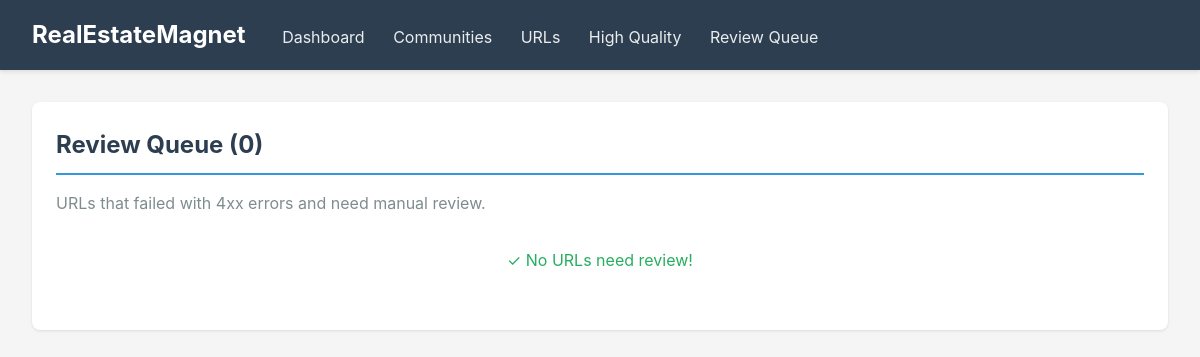
Page /review-queue on the earlier database version.
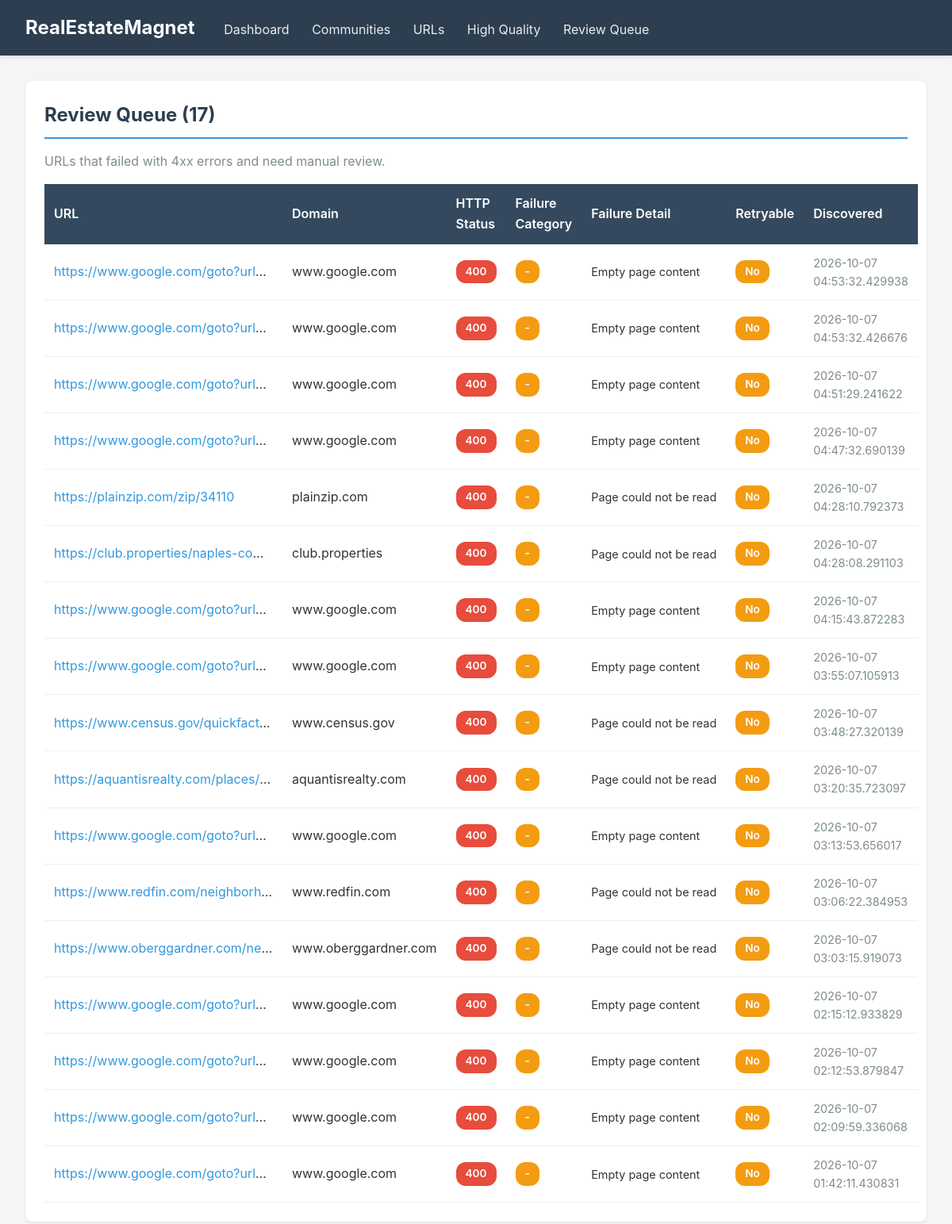
Same page on the later database version.
### modules/community/database.py (models this page shows)
class Base(DeclarativeBase):
    pass

class SourceURLRow(Base):
    __tablename__ = "source_urls"
    id = Column(Integer, primary_key=True, autoincrement=True)
    url = Column(Text, unique=True, nullable=False, index=True)
    domain = Column(String(255), index=True)
    title = Column(String(500))
    status = Column(String(30), nullable=False, index=True, default="pending")
    failure_category = Column(String(30), index=True)
    failure_detail = Column(Text)
    is_retryable = Column(Boolean, default=False)
    reviewed = Column(Boolean, default=False, index=True)
    review_note = Column(Text)
    pdf_path = Column(Text)
    screenshot_path = Column(Text)
    community_slug = Column(String(255), index=True)
    discovered_by = Column(String(50), index=True)
    discovered_at = Column(DateTime, default=lambda: datetime.now(timezone.utc))
    accessed_at = Column(DateTime)
    printed_at = Column(DateTime)
    http_status = Column(Integer)
    error_message = Column(Text)
    content_length = Column(Integer)
    captcha_detected = Column(Boolean, default=False)
    captcha_solved = Column(Boolean, default=False)
    robot_friendly = Column(Boolean, default=False, index=True)
    robots_txt_checked = Column(Boolean, default=False)
    retry_count = Column(Integer, default=0)
    steps_taken = Column(Integer, default=0)
    has_community_data = Column(Boolean, default=False, index=True)
    data_quality_score = Column(Float, default=0.0, index=True)
    data_types_found = Column(String(255))  # comma-separated: fees,amenities,demographics,proximity
    data_summary = Column(Text)  # brief summary of extracted data

### modules/web/viewer.py (the view)
@app.get("/review-queue", response_class=HTMLResponse)
async def review_queue(request: Request):
    conn = get_db()
    cursor = conn.cursor()
    try:
        cursor.execute("""
            SELECT
                url, domain, status, failure_category, failure_detail,
                http_status, is_retryable, reviewed, review_note,
                discovered_at
            FROM source_urls
            WHERE status = 'failed_4xx' AND reviewed = 0
            ORDER BY discovered_at DESC
        """)
        review_items = cursor.fetchall()
    except sqlite3.OperationalError:
        review_items = []
    conn.close()
    return templates.TemplateResponse(
        request,
        name="review_queue.html",
        context={
            "review_items": review_items,
        }
    )

### modules/web/templates/review_queue.html (shortened to what this page needs)
{% extends "base.html" %}
{% block content %}
<div class="card">
    <h2>Review Queue ({{ review_items|length }})</h2>
    <p class="text-muted">URLs that failed with 4xx errors and need manual review.</p>
    {% if review_items %}
    <table>
        <thead>
            <tr>
                <th>URL</th>
                <th>Domain</th>
                <th>HTTP Status</th>
                <th>Failure Category</th>
                <th>Failure Detail</th>
                <th>Retryable</th>
                <th>Discovered</th>
            </tr>
        </thead>
        <tbody>
            {% for item in review_items %}
            <tr>
                <td class="truncate"><a href="{{ item.url }}" target="_blank">{{ item.url }}</a></td>
                <td>{{ item.domain or '-' }}</td>
                <td><span class="badge badge-danger">{{ item.http_status or '-' }}</span></td>
                <td><span class="badge badge-warning">{{ item.failure_category or '-' }}</span></td>
                <td class="text-small truncate">{{ item.failure_detail or '-' }}</td>
                <td>
                    {% if item.is_retryable %}
                    <span class="badge badge-info">Yes</span>
                    {% else %}
                    <span class="badge badge-warning">No</span>
                    {% endif %}
                </td>
                <td class="text-muted text-small">{{ item.discovered_at }}</td>
            </tr>
            {% endfor %}
        </tbody>
    </table>
    {% else %}
    <p style="padding: 2rem; text-align: center; color: #27ae60;">✓ No URLs need review!</p>
    {% endif %}
</div>
{% endblock %}

### modules/web/templates/base.html (shortened to what this page needs)
<!DOCTYPE html>
<html lang="en">
<head>
</head>
<body>
    <nav>
        <h1>RealEstateMagnet</h1>
        <a href="/">Dashboard</a>
        <a href="/communities">Communities</a>
        <a href="/urls">URLs</a>
        <a href="/high-quality">High Quality</a>
        <a href="/review-queue">Review Queue</a>
    </nav>
    <div class="container">
        {% block content %}{% endblock %}
    </div>
</body>
</html>

### modules/web/templates/base.html (style rules this page uses)
* { margin: 0; padding: 0; box-sizing: border-box; }
body { font-family: -apple-system, BlinkMacSystemFont, 'Segoe UI', Roboto, Oxygen, Ubuntu, Cantarell, sans-serif; background: #f5f5f5; color: #333; line-height: 1.6; }
nav { background: #2c3e50; color: white; padding: 1rem 2rem; box-shadow: 0 2px 4px rgba(0,0,0,0.1); }
nav h1 { display: inline-block; font-size: 1.5rem; margin-right: 2rem; }
nav a { color: white; text-decoration: none; margin-right: 1.5rem; opacity: 0.9; transition: opacity 0.2s; }
.container { max-width: 1400px; margin: 2rem auto; padding: 0 2rem; }
.card { background: white; border-radius: 8px; padding: 1.5rem; margin-bottom: 1.5rem; box-shadow: 0 1px 3px rgba(0,0,0,0.1); }
.card h2 { color: #2c3e50; margin-bottom: 1rem; border-bottom: 2px solid #3498db; padding-bottom: 0.5rem; }
table { width: 100%; border-collapse: collapse; margin-top: 1rem; }
th { background: #34495e; color: white; padding: 0.75rem; text-align: left; font-weight: 600; }
td { padding: 0.75rem; border-bottom: 1px solid #ecf0f1; }
a { color: #3498db; text-decoration: none; }
.badge { display: inline-block; padding: 0.25rem 0.75rem; border-radius: 12px; font-size: 0.85rem; font-weight: 600; }
.badge-warning { background: #f39c12; color: white; }
.badge-danger { background: #e74c3c; color: white; }
.text-muted { color: #7f8c8d; }
.text-small { font-size: 0.9rem; }
.truncate { max-width: 300px; white-space: nowrap; overflow: hidden; text-overflow: ellipsis; }

Differences in the rows shown:
added SourceURLRow: url "https://www.google.com/goto?url…", domain "www.google.com", http_status "400", failure_category "-", failure_detail "Empty page content", is_retryable "No", discovered_at "2026-10-07 04:53:32.429938"
added SourceURLRow: url "https://www.google.com/goto?url…", domain "www.google.com", http_status "400", failure_category "-", failure_detail "Empty page content", is_retryable "No", discovered_at "2026-10-07 04:53:32.426676"
added SourceURLRow: url "https://www.google.com/goto?url…", domain "www.google.com", http_status "400", failure_category "-", failure_detail "Empty page content", is_retryable "No", discovered_at "2026-10-07 04:51:29.241622"
added SourceURLRow: url "https://www.google.com/goto?url…", domain "www.google.com", http_status "400", failure_category "-", failure_detail "Empty page content", is_retryable "No", discovered_at "2026-10-07 04:47:32.690139"
added SourceURLRow: url "https://plainzip.com/zip/34110", domain "plainzip.com", http_status "400", failure_category "-", failure_detail "Page could not be read", is_retryable "No", discovered_at "2026-10-07 04:28:10.792373"
added SourceURLRow: url "https://club.properties/naples-co…", domain "club.properties", http_status "400", failure_category "-", failure_detail "Page could not be read", is_retryable "No", discovered_at "2026-10-07 04:28:08.291103"
added SourceURLRow: url "https://www.google.com/goto?url…", domain "www.google.com", http_status "400", failure_category "-", failure_detail "Empty page content", is_retryable "No", discovered_at "2026-10-07 04:15:43.872283"
added SourceURLRow: url "https://www.google.com/goto?url…", domain "www.google.com", http_status "400", failure_category "-", failure_detail "Empty page content", is_retryable "No", discovered_at "2026-10-07 03:55:07.105913"
added SourceURLRow: url "https://www.census.gov/quickfact…", domain "www.census.gov", http_status "400", failure_category "-", failure_detail "Page could not be read", is_retryable "No", discovered_at "2026-10-07 03:48:27.320139"
added SourceURLRow: url "https://aquantisrealty.com/places/…", domain "aquantisrealty.com", http_status "400", failure_category "-", failure_detail "Page could not be read", is_retryable "No", discovered_at "2026-10-07 03:20:35.723097"
added SourceURLRow: url "https://www.google.com/goto?url…", domain "www.google.com", http_status "400", failure_category "-", failure_detail "Empty page content", is_retryable "No", discovered_at "2026-10-07 03:13:53.656017"
added SourceURLRow: url "https://www.redfin.com/neighborh…", domain "www.redfin.com", http_status "400", failure_category "-", failure_detail "Page could not be read", is_retryable "No", discovered_at "2026-10-07 03:06:22.384953"
added SourceURLRow: url "https://www.oberggardner.com/ne…", domain "www.oberggardner.com", http_status "400", failure_category "-", failure_detail "Page could not be read", is_retryable "No", discovered_at "2026-10-07 03:03:15.919073"
added SourceURLRow: url "https://www.google.com/goto?url…", domain "www.google.com", http_status "400", failure_category "-", failure_detail "Empty page content", is_retryable "No", discovered_at "2026-10-07 02:15:12.933829"
added SourceURLRow: url "https://www.google.com/goto?url…", domain "www.google.com", http_status "400", failure_category "-", failure_detail "Empty page content", is_retryable "No", discovered_at "2026-10-07 02:12:53.879847"
added SourceURLRow: url "https://www.google.com/goto?url…", domain "www.google.com", http_status "400", failure_category "-", failure_detail "Empty page content", is_retryable "No", discovered_at "2026-10-07 02:09:59.336068"
added SourceURLRow: url "https://www.google.com/goto?url…", domain "www.google.com", http_status "400", failure_category "-", failure_detail "Empty page content", is_retryable "No", discovered_at "2026-10-07 01:42:11.430831"
Other differences:
{{ review_items|length }}: "0" → "17"
text no longer shown: "✓ No URLs need review!"
text now shown: "URL Domain HTTP Status Failure Category Failure Detail Retryable Discovered"
